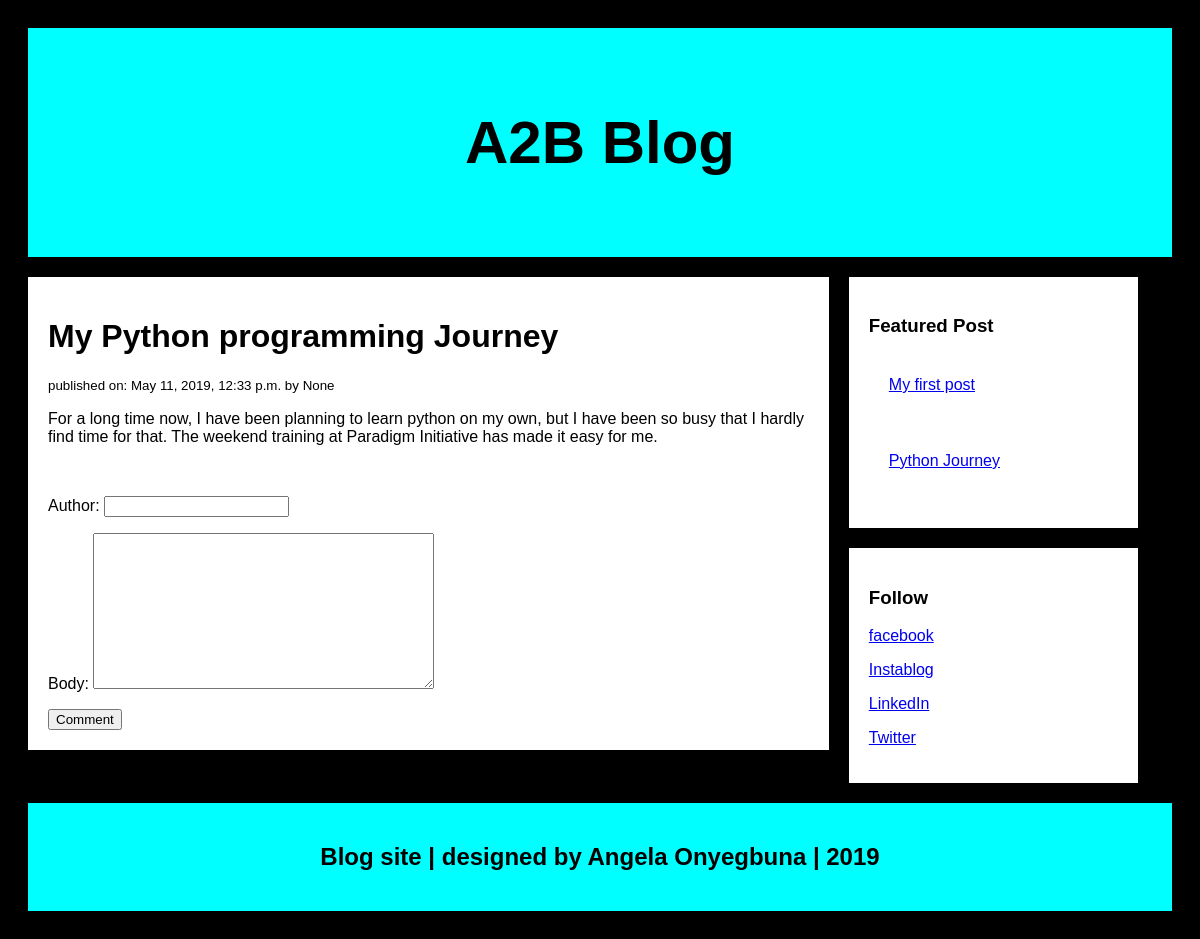
The app's page /myBlog/2 with its own data.
### myBlog/models.py (models this page shows, shortened)
class Post(models.Model):
	author = models.ForeignKey(settings.AUTH_USER_MODEL, null=True, on_delete=models.CASCADE)
	title = models.CharField(max_length=50)
	body = models.TextField()
	published = models.DateTimeField(auto_now_add=True)
	category = models.ForeignKey(Category,on_delete=models.CASCADE, null=True)

### myBlog/views.py (the view, shortened to what this page needs)
# urls.py: path('myBlog/<int:post_id>', singlepost, name='singlepost'),
def singlepost(request, post_id):
	post = Post.objects.get(id=post_id)
	form = commentForm()
	comments = post.comments.all()
	return render(request, 'singlepost.html', {'post':post, 'comments=':comments, 'form':form})

### myBlog/forms.py
class commentForm(forms.ModelForm):
	class Meta:
		model = comment
		fields = ('author', 'body')

### myBlog/templates/singlepost.html (shortened to what this page needs)
{% extends 'base.html' %}
{% load static %}
{% block body_block %}
<div class="card">
	<h1>{{post.title}}</h1>
	<small>published on: {{post.published}} by {{post.author}}</small>
	<p>{{post.body}}</p>
	<br>
	<form method="POST">
		{{form.as_p}}
		<input type="submit" value ="Comment">
	</form>
</div>
{% endblock %}

### myBlog/static/cspage.css (style rules this page uses)
* { box-sizing: border-box; }
body { font-family: Arial; padding: 20px; background-color:#000; }
.card { background-color: white; padding: 20px; margin-top: 20px; }

### records on screen
Post: title "My Python programming Journey", published "May 11, 2019, 12:33 p.m.", author "None", body "For a long time now, I have been planning to learn python on my own, but I have been so busy that I hardly find time for that. The weekend training at Paradigm Initiative has made it easy for me."
